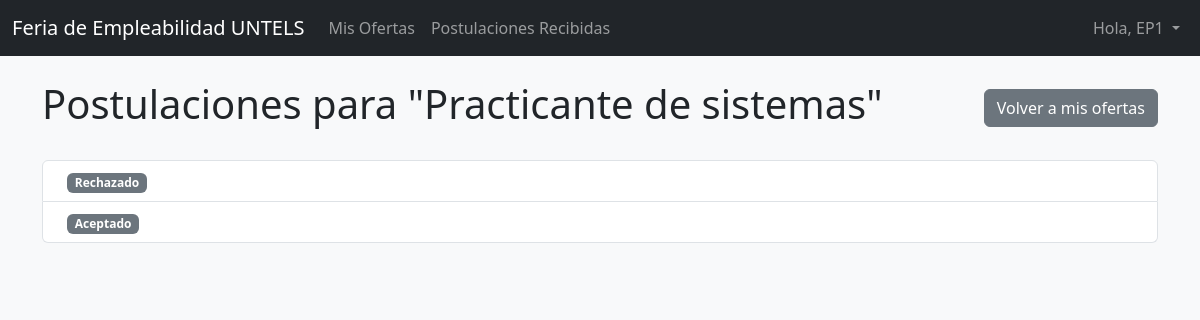
The page /jobs/4/applications/ (signed in) on the database its author committed.
### recruiter_app/models.py (models this page shows, shortened)
class CustomUser(AbstractUser):
    is_company = models.BooleanField(default=False)

class JobPosting(models.Model):
    recruiter = models.ForeignKey('recruiter_app.CustomUser', on_delete=models.CASCADE)
    title = models.CharField(max_length=200)
    description = models.TextField()
    salary = models.DecimalField(max_digits=10, decimal_places=2)
    min_education = models.CharField(max_length=100)
    created_at = models.DateTimeField(auto_now_add=True)

class Application(models.Model):
    job_posting = models.ForeignKey(JobPosting, on_delete=models.CASCADE, related_name='applications')
    applicant = models.ForeignKey('recruiter_app.CustomUser', on_delete=models.CASCADE, related_name='my_applications')
    cv = models.FileField(upload_to='cvs/')
    status = models.CharField(max_length=20, choices=[('pending', 'Pendiente'), ('accepted', 'Aceptado'), ('rejected', 'Rechazado')], default='pending')
    submitted_at = models.DateTimeField(auto_now_add=True)

### recruiter_app/views.py (the view)
# urls.py: path('jobs/<int:job_id>/applications/', views.view_applications, name='view_applications'),
@login_required
def view_applications(request, job_id):
    job = get_object_or_404(JobPosting, id=job_id, recruiter=request.user)
    applications = job.applications.all()
    return render(request, 'recruiter_app/applications.html', {'job': job, 'applications': applications})

### recruiter_app/templates/recruiter_app/applications.html (shortened to what this page needs)
{% extends 'base.html' %}
{% block content %}
<div class="d-flex justify-content-between align-items-center mb-4">
    <h1>Postulaciones para "{{ job.title }}"</h1>
    <a href="{% url 'list_jobs' %}" class="btn btn-secondary">Volver a mis ofertas</a>
</div>
<ul class="list-group">
    {% for application in applications %}
        <li class="list-group-item d-flex justify-content-between align-items-center">
            <a href="{% url 'view_application_detail' application.id %}">
                <span class="badge bg-secondary ms-2">{{ application.get_status_display }}</span>
            </a>
        </li>
    {% endfor %}
</ul>
{% endblock %}

### recruiter_app/templates/base.html (shortened to what this page needs)
<!doctype html>
<html lang="es">
<head>
    <link href="https://cdn.jsdelivr.net/npm/bootstrap@5.3.0/dist/css/bootstrap.min.css" rel="stylesheet">
</head>
<body>
    <nav class="navbar navbar-expand-lg navbar-dark bg-dark">
        <div class="container-fluid">
            {% if user.is_authenticated %}
                <a class="navbar-brand" href="{% url 'dashboard' %}">Feria de Empleabilidad UNTELS</a>
            {% else %}
                <a class="navbar-brand" href="{% url 'home' %}">Feria de Empleabilidad UNTELS</a>
            {% endif %}
            <div class="collapse navbar-collapse" id="navbarNav">
                <ul class="navbar-nav me-auto mb-2 mb-lg-0">
                    {% if user.is_authenticated %}
                        {% if user.is_company %}
                            <li class="nav-item">
                                <a class="nav-link" href="{% url 'list_jobs' %}">Mis Ofertas</a>
                            </li>
                            <li class="nav-item">
                                <a class="nav-link" href="{% url 'received_applications' %}">Postulaciones Recibidas</a>
                            </li>
                        {% endif %}
                    {% endif %}
                </ul>
                <ul class="navbar-nav">
                    {% if user.is_authenticated %}
                        <li class="nav-item dropdown">
                            <a class="nav-link dropdown-toggle" href="#" id="navbarDropdown" role="button" data-bs-toggle="dropdown" aria-expanded="false">
                                Hola, {{ user.username }}
                            </a>
                        </li>
                    {% endif %}
                </ul>
            </div>
        </div>
    </nav>
    <div class="container mt-4">
        {% block content %}
        {% endblock %}
    </div>
</body>
</html>

### recruiter_app/templates/base.html (style rules this page uses)
html, body { height: 100%; }
body { background-color: #f8f9fa; }

### rows shown on the page
CustomUser: username "EP1"
JobPosting: title "Practicante de sistemas"
Application: status "Rechazado"
Application: status "Aceptado"
